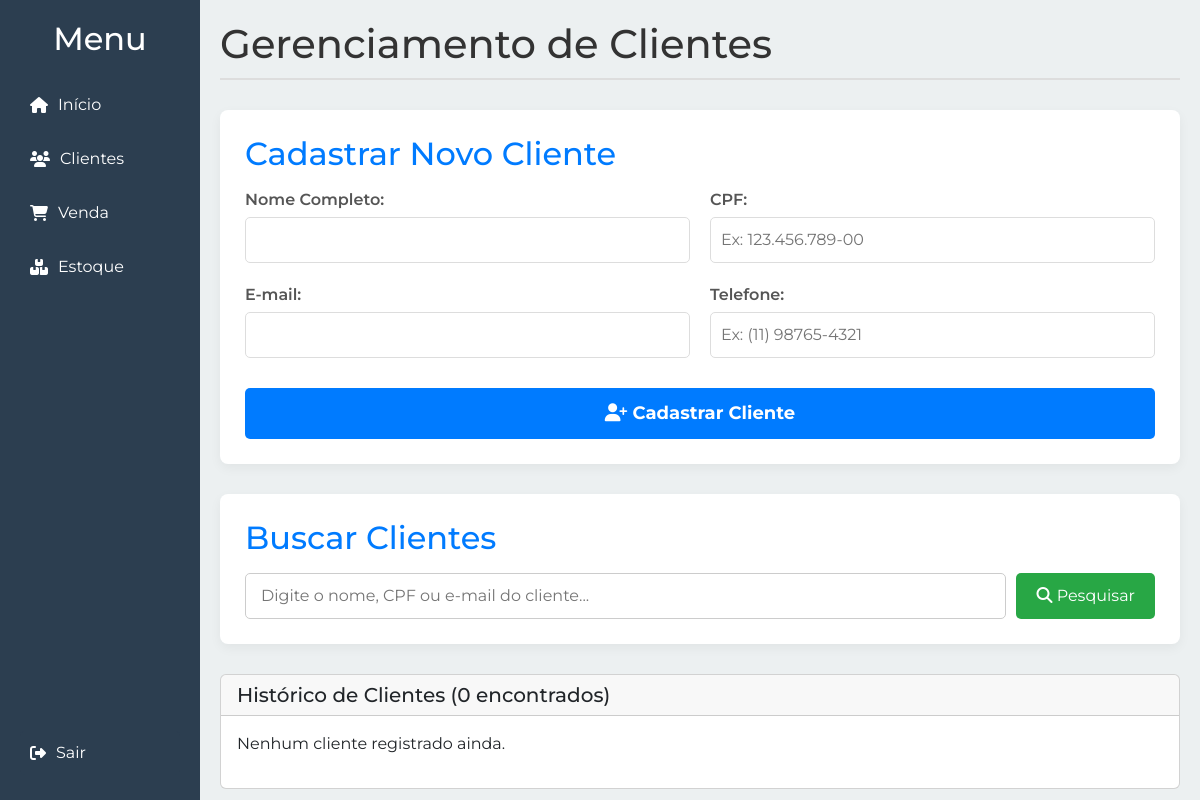
The page /clientes.php (signed in) on the database as committed earlier.
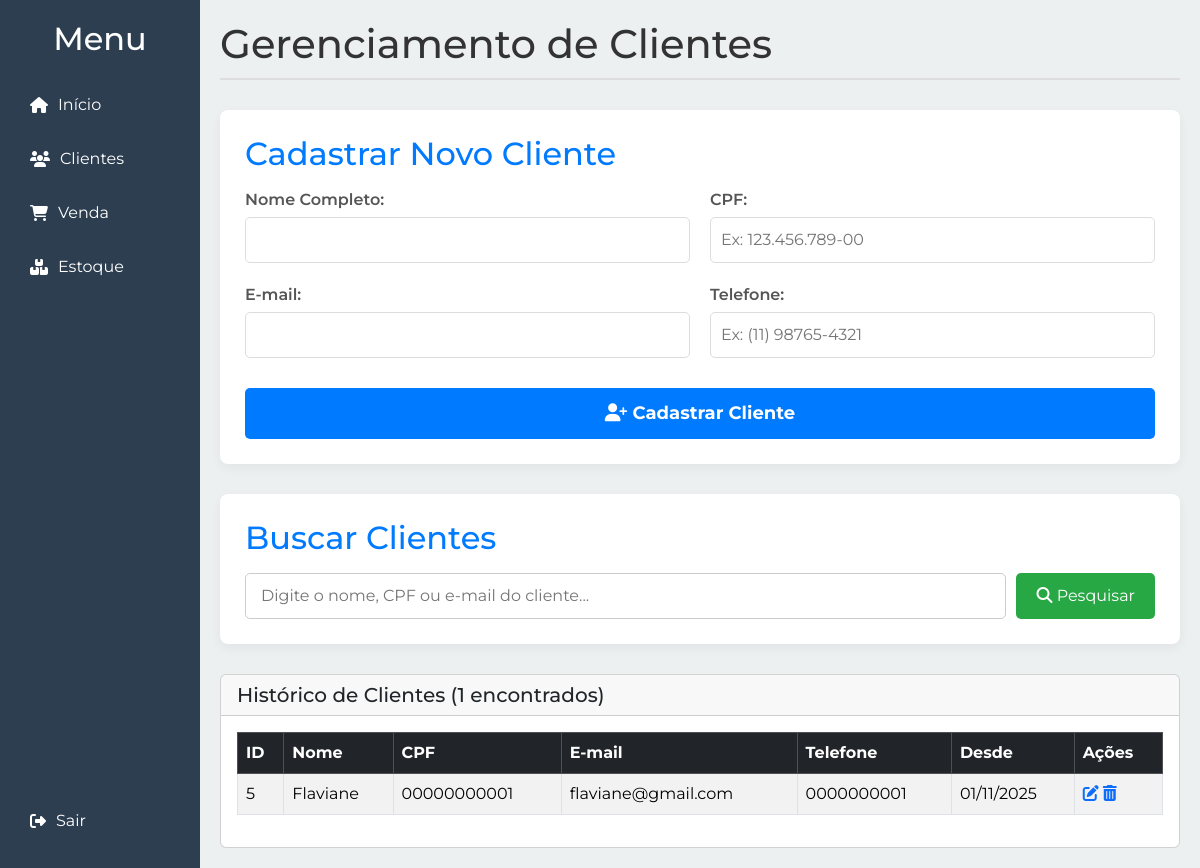
The same page on the database as committed later.
### tables this page shows
CREATE TABLE `clientes` (
  `id` int(11) NOT NULL,
  `nome` varchar(100) NOT NULL,
  `cpf` varchar(14) NOT NULL,
  `email` varchar(100) NOT NULL,
  `telefone` varchar(15) DEFAULT NULL,
  `data_cadastro` timestamp NOT NULL DEFAULT current_timestamp(),
  `user_id` int(11) NOT NULL
);

### public/clientes.php (the view, shortened to what this page needs)
<?php
include __DIR__ . '/../conexao.php';
$user_id = $_SESSION['user_id'];
$q = $_GET['q'] ?? '';
$sql = "SELECT id, nome, cpf, email, telefone, data_cadastro FROM clientes WHERE user_id = ?";
$params = [$user_id];
$sql .= " ORDER BY nome ASC";
$clientes = [];
try {
    $stmt = $conn->prepare($sql);
    $stmt->execute($params);
    $clientes = $stmt->fetchAll(PDO::FETCH_ASSOC);
} catch (PDOException $e) {
    $mensagem_erro = "Erro ao buscar clientes: " . $e->getMessage();
}
?>
<!DOCTYPE html>
<html lang="pt-br">
<head>
    <link rel="stylesheet" href="https://cdnjs.cloudflare.com/ajax/libs/font-awesome/6.5.0/css/all.min.css">
    <link href="https://cdn.jsdelivr.net/npm/bootstrap@5.3.2/dist/css/bootstrap.min.css" rel="stylesheet">
    <link rel="stylesheet" href="https://cdnjs.cloudflare.com/ajax/libs/font-awesome/6.5.0/css/all.min.css">
    <link rel="stylesheet" type="text/css" href="../assets/css/style.css" />
    </head>
<body class="clientes-page">
    <div class="sidebar-dashboard">
        <h2>Menu</h2>
        <a href="dashboard.php"><i class="fas fa-home"></i> Início</a>
        <a href="clientes.php" class="active"><i class="fas fa-users"></i> Clientes</a>
        <a href="vendas.php"><i class="fas fa-shopping-cart"></i> Venda</a>
        <a href="estoque.php"><i class="fas fa-boxes"></i> Estoque</a>
        <div class="sidebar-logout">
        <a href="logout.php" class="btn-logout-dashboard"><i class="fas fa-sign-out-alt"></i> Sair</a>
        </div>
    </div>
    <div class="main-dashboard">
    <h1>Gerenciamento de Clientes</h1>
    <div class="register-section">
        <h2>Cadastrar Novo Cliente</h2>
        <form action="cadastrar_cliente.php" method="POST" class="register-form">
            <div class="form-group">
                <label for="nome">Nome Completo:</label>
                <input type="text" id="nome" name="nome" required>
            </div>
            <div class="form-group">
                <label for="cpf">CPF:</label>
                <input type="text" id="cpf" name="cpf" pattern="\d{3}\.\d{3}\.\d{3}-\d{2}" title="Formato: 999.999.999-99" placeholder="Ex: 123.456.789-00" required>
            </div>
            <div class="form-group">
                <label for="email">E-mail:</label>
                <input type="email" id="email" name="email" required>
            </div>
            <div class="form-group">
                <label for="telefone">Telefone:</label>
                <input type="tel" id="telefone" name="telefone" pattern="^\(\d{2}\)\s\d{4,5}-\d{4}$" title="Formato: (99) 99999-9999" placeholder="Ex: (11) 98765-4321" required>
            </div>
            <button type="submit" class="btn-submit"><i class="fas fa-user-plus"></i> Cadastrar Cliente</button>
        </form>
    </div>
    <div class="search-section">
        <h2>Buscar Clientes</h2>
        <form action="clientes.php" method="GET" class="search-form">
            <input type="text" id="search-client" name="q" placeholder="Digite o nome, CPF ou e-mail do cliente..." value="<?= htmlspecialchars($q) ?>" required>
            <button type="submit" class="btn-search"><i class="fas fa-search"></i> Pesquisar</button>
        </form>
    </div>
<div class="card mt-4">
    <div class="card-header">
        <h5 class="mb-0">Histórico de Clientes (<?= count($clientes) ?> encontrados)</h5>
    </div>
    <?php if (count($clientes) > 0): ?>
        <div class="card-body table-responsive">
            <table class="table table-bordered table-hover table-striped">
                <thead class="table-dark">
                    <tr>
                        <th>ID</th>
                        <th>Nome</th>
                        <th>CPF</th>
                        <th>E-mail</th>
                        <th>Telefone</th>
                        <th>Desde</th>
                        <th>Ações</th>
                    </tr>
                </thead>
                <tbody>
                    <?php foreach($clientes as $c): ?>
                    <tr>
                        <td><?= $c['id'] ?></td>
                        <td><?= htmlspecialchars($c['nome']) ?></td>
                        <td><?= htmlspecialchars($c['cpf']) ?></td>
                        <td><?= htmlspecialchars($c['email']) ?></td>
                        <td><?= htmlspecialchars($c['telefone']) ?></td>
                        <td><?= date('d/m/Y', strtotime($c['data_cadastro'])) ?></td>
                        <td>
                            <a href="editar_cliente.php?id=<?= $c['id'] ?>" class="btn-action edit" title="Editar"><i class="fas fa-edit"></i></a>
                            <a href="excluir_cliente.php?id=<?= $c['id'] ?>" class="btn-action delete" title="Excluir" onclick="return confirm('Tem certeza que deseja excluir este cliente?');"><i class="fas fa-trash-alt"></i></a>
                        </td>
                    </tr>
                    <?php endforeach; ?>
                </tbody>
            </table>
        </div>
    <?php else: ?>
        <div class="card-body">
            <p class="no-results">
                <?php if ($q): ?>
                    Nenhum cliente encontrado para a pesquisa "<?= htmlspecialchars($q) ?>".
                <?php else: ?>
                    Nenhum cliente registrado ainda.
                <?php endif; ?>
            </p>
        </div>
    <?php endif; ?>
</div>
    </div>
</body>
</html>

### assets/css/style.css (style rules this page uses)
* { margin: 0; padding: 0; box-sizing: border-box; }
body { font-family: 'Montserrat', sans-serif; }
.dashboard-page, .vendas-page, .estoque-page, .clientes-page, .adcprod-page, .attestoq-page { display: flex; height: 100vh; }
.sidebar-dashboard { width: 200px; background: #2c3e50; color: #fff; display: flex; flex-direction: column; padding: 20px; height: 100vh; position: fixed; top: 0; left: 0; }
.sidebar-dashboard h2 { margin-bottom: 20px; text-align: center; }
.sidebar-dashboard a { color: #fff; text-decoration: none; padding: 10px; margin: 5px 0; border-radius: 5px; display: flex; align-items: center; gap: 10px; transition: background 0.3s; }
.sidebar-logout { margin-top: auto; display: flex; flex-direction: column; gap: 10px; }
.btn-logout-dashboard { background-color: #2c3e50; color: #fff; border: none; padding: 8px 15px; border-radius: 20px; cursor: pointer; display: flex; align-items: center; gap: 5px; text-decoration: none; transition: background 0.3s; }
.main-dashboard { margin-left: 200px; flex: 1; background: #ecf0f1; padding: 20px; overflow-y: auto; height: 100vh; max-width: calc(100vw - 200px); overflow-x: hidden; }
.main-dashboard h1 { color: #333; margin-bottom: 30px; border-bottom: 2px solid #ddd; padding-bottom: 10px; }
.search-section, .register-section { background-color: #fff; padding: 25px; border-radius: 8px; box-shadow: 0 4px 12px rgba(0, 0, 0, 0.05); margin-bottom: 30px; }
.search-section h2, .register-section h2 { color: #007bff; margin-top: 0; margin-bottom: 15px; }
.search-form { display: flex; gap: 10px; }
.search-form input[type="text"] { flex-grow: 1; padding: 10px 15px; border: 1px solid #ccc; border-radius: 5px; font-size: 16px; }
.btn-search { background-color: #28a745; color: white; border: none; padding: 10px 20px; border-radius: 5px; cursor: pointer; transition: background-color 0.3s; font-size: 16px; }
.register-form { display: grid; grid-template-columns: 1fr 1fr; gap: 20px; }
.form-group label { display: block; margin-bottom: 5px; font-weight: 600; color: #555; }
.form-group input { width: 100%; padding: 10px; border: 1px solid #ddd; border-radius: 5px; box-sizing: border-box; }
.btn-submit { grid-column: 1 / -1; background-color: #007bff; color: white; border: none; padding: 12px 25px; border-radius: 5px; cursor: pointer; transition: background-color 0.3s; font-size: 18px; font-weight: bold; margin-top: 10px; }

Rows that differ between the two databases and show on the page:
added clientes: id "5", nome "Flaviane", cpf "00000000001", email "flaviane@gmail.com", telefone "0000000001", data_cadastro "01/11/2025"
Other text that changed with them:
count($clientes): "0" → "1"
text no longer shown: "Nenhum cliente registrado ainda."
text now shown: "ID Nome CPF E-mail Telefone Desde Ações"
